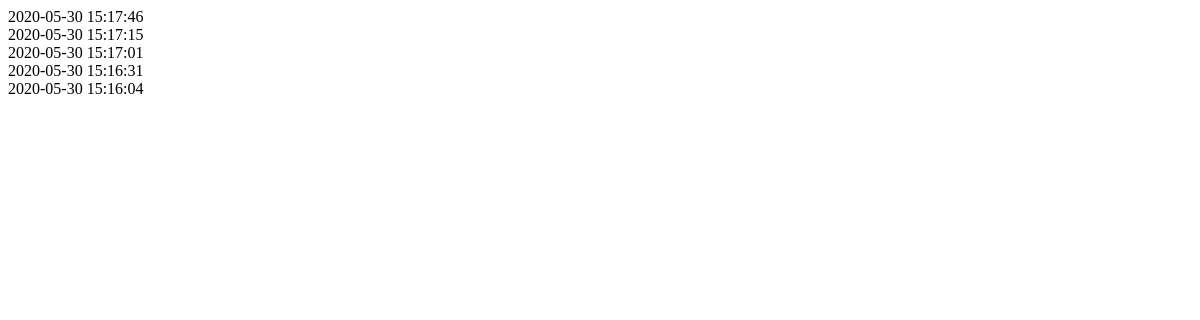
The page /php06/select3.php on the database as committed earlier.
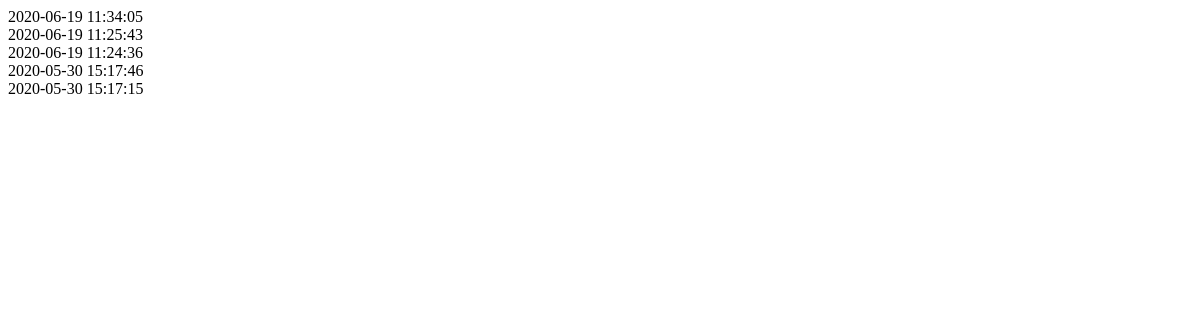
The same page on the database as committed later.
### tables this page shows
CREATE TABLE `gs_an_table` (
  `id` int(12) NOT NULL,
  `name` varchar(64) NOT NULL,
  `email` varchar(256) NOT NULL,
  `age` int(3) NOT NULL,
  `naiyou` text,
  `indate` datetime NOT NULL
);

### php06/select3.php (the view, shortened to what this page needs)
<?php
try {
    $pdo = new PDO('mysql:dbname=gs_db;charset=utf8;host=localhost','root','root');
} catch (PDOException $e) {
    exit('DBError'.$e->getMessage());
}
$sql = "SELECT * FROM gs_an_table ORDER BY indate DESC LIMIT 5";
$stmt = $pdo->prepare($sql);
$status = $stmt->execute();
$view="";
if($status==false) {
    $error = $stmt->errorInfo();
    exit("SQLError:".$error[2]);
}else{
    while( $res = $stmt->fetch(PDO::FETCH_ASSOC)){
        $view .= $res["indate"]."<br>";
    }
}
?>
<!DOCTYPE html>
<html>
    <head>
    </head>
    <body>
        <?php
        echo $view;
        ?>
    </body>
</html>

Rows that differ between the two databases and show on the page:
no longer on this page (row unchanged): gs_an_table: indate "2020-05-30 15:17:01"
no longer on this page (row unchanged): gs_an_table: indate "2020-05-30 15:16:31"
no longer on this page (row unchanged): gs_an_table: indate "2020-05-30 15:16:04"
added gs_an_table: indate "2020-06-19 11:34:05"
added gs_an_table: indate "2020-06-19 11:25:43"
added gs_an_table: indate "2020-06-19 11:24:36"
